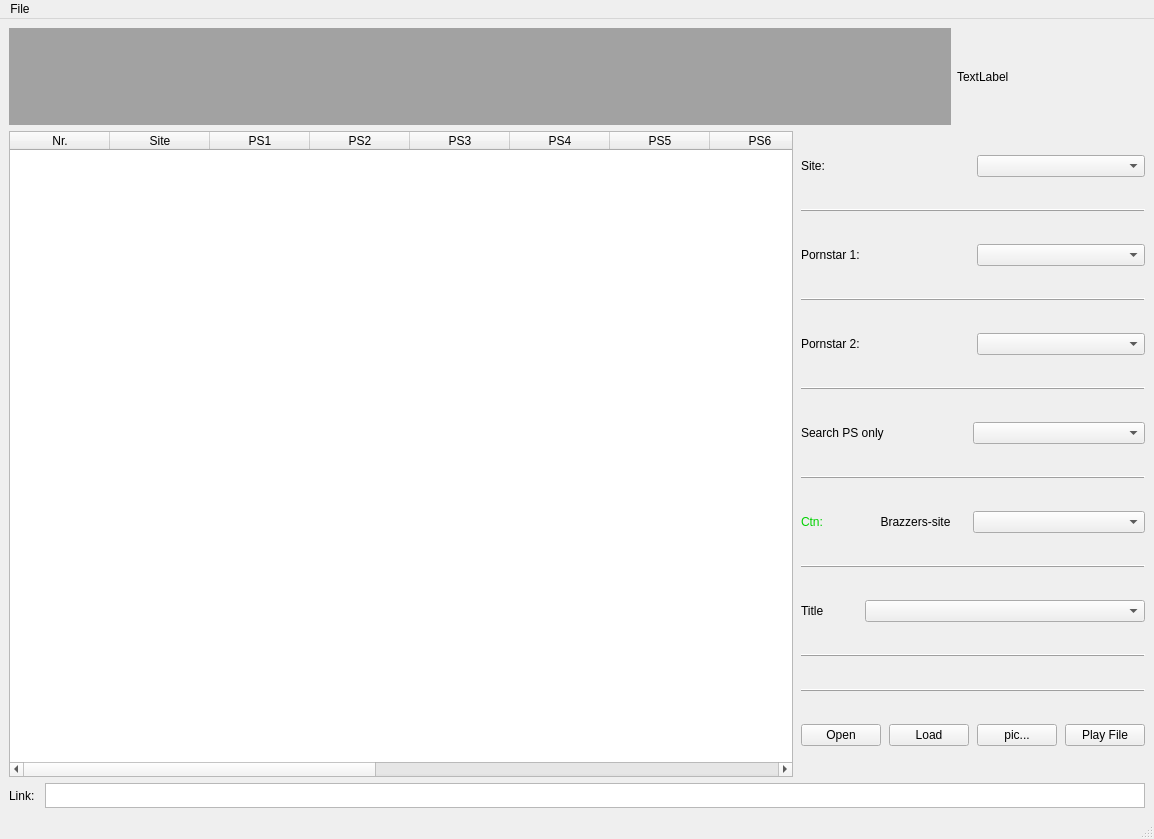
<?xml version="1.0" encoding="UTF-8"?>
<ui version="4.0">
 <class>MainWindow</class>
 <widget class="QMainWindow" name="MainWindow">
  <property name="geometry">
   <rect>
    <x>0</x>
    <y>0</y>
    <width>1154</width>
    <height>839</height>
   </rect>
  </property>
  <property name="windowTitle">
   <string>MainWindow</string>
  </property>
  <widget class="QWidget" name="centralwidget">
   <layout class="QGridLayout" name="gridLayout" rowstretch="30,200,20">
    <item row="0" column="0">
     <layout class="QHBoxLayout" name="horizontalLayout" stretch="5,1">
      <item>
       <widget class="QLabel" name="label">
        <property name="sizePolicy">
         <sizepolicy hsizetype="Preferred" vsizetype="Preferred">
          <horstretch>0</horstretch>
          <verstretch>0</verstretch>
         </sizepolicy>
        </property>
        <property name="styleSheet">
         <string notr="true">font: 30pt &quot;Consolas&quot;;
font: 36pt &quot;Century Gothic&quot;;
color: rgb(0, 255, 255);
background-color: rgb(162, 162, 162);</string>
        </property>
        <property name="text">
         <string/>
        </property>
        <property name="pixmap">
         <pixmap>brazzers.png</pixmap>
        </property>
        <property name="alignment">
         <set>Qt::AlignCenter</set>
        </property>
       </widget>
      </item>
      <item>
       <widget class="QLabel" name="label_for_site_picture">
        <property name="text">
         <string>TextLabel</string>
        </property>
       </widget>
      </item>
     </layout>
    </item>
    <item row="1" column="0">
     <layout class="QHBoxLayout" name="horizontalLayout_2" stretch="20,2">
      <property name="spacing">
       <number>8</number>
      </property>
      <property name="rightMargin">
       <number>0</number>
      </property>
      <item>
       <widget class="QTableWidget" name="bra_dir_table">
        <property name="sizePolicy">
         <sizepolicy hsizetype="Expanding" vsizetype="Expanding">
          <horstretch>0</horstretch>
          <verstretch>0</verstretch>
         </sizepolicy>
        </property>
        <property name="sizeAdjustPolicy">
         <enum>QAbstractScrollArea::AdjustToContents</enum>
        </property>
        <property name="wordWrap">
         <bool>true</bool>
        </property>
        <attribute name="horizontalHeaderStretchLastSection">
         <bool>true</bool>
        </attribute>
        <column>
         <property name="text">
          <string>Nr.</string>
         </property>
        </column>
        <column>
         <property name="text">
          <string>Site</string>
         </property>
        </column>
        <column>
         <property name="text">
          <string>PS1</string>
         </property>
        </column>
        <column>
         <property name="text">
          <string>PS2</string>
         </property>
        </column>
        <column>
         <property name="text">
          <string>PS3</string>
         </property>
        </column>
        <column>
         <property name="text">
          <string>PS4</string>
         </property>
        </column>
        <column>
         <property name="text">
          <string>PS5</string>
         </property>
        </column>
        <column>
         <property name="text">
          <string>PS6</string>
         </property>
        </column>
        <column>
         <property name="text">
          <string>PS7</string>
         </property>
        </column>
        <column>
         <property name="text">
          <string>PS8</string>
         </property>
        </column>
        <column>
         <property name="text">
          <string>PS9</string>
         </property>
        </column>
        <column>
         <property name="text">
          <string>PS10</string>
         </property>
        </column>
        <column>
         <property name="text">
          <string>title</string>
         </property>
        </column>
        <column>
         <property name="text">
          <string>loc</string>
         </property>
        </column>
        <column>
         <property name="text">
          <string>link</string>
         </property>
        </column>
       </widget>
      </item>
      <item>
       <layout class="QVBoxLayout" name="verticalLayout_right" stretch="10,4,10,4,10,4,10,4,0,0,0,10,0,0,10">
        <property name="bottomMargin">
         <number>0</number>
        </property>
        <item>
         <layout class="QHBoxLayout" name="horizontalLayout_5" stretch="1,1">
          <item>
           <widget class="QLabel" name="label_site">
            <property name="text">
             <string>Site:</string>
            </property>
           </widget>
          </item>
          <item>
           <widget class="QComboBox" name="comboBox_site">
            <property name="sizePolicy">
             <sizepolicy hsizetype="Preferred" vsizetype="Fixed">
              <horstretch>0</horstretch>
              <verstretch>0</verstretch>
             </sizepolicy>
            </property>
            <property name="maximumSize">
             <size>
              <width>16777215</width>
              <height>16777215</height>
             </size>
            </property>
           </widget>
          </item>
         </layout>
        </item>
        <item>
         <layout class="QHBoxLayout" name="horizontalLayout_11">
          <item>
           <widget class="Line" name="line_4">
            <property name="frameShadow">
             <enum>QFrame::Raised</enum>
            </property>
            <property name="orientation">
             <enum>Qt::Horizontal</enum>
            </property>
           </widget>
          </item>
         </layout>
        </item>
        <item>
         <layout class="QHBoxLayout" name="horizontalLayout_12" stretch="0,0">
          <item>
           <widget class="QLabel" name="label_pornstar_1">
            <property name="text">
             <string>Pornstar 1:</string>
            </property>
           </widget>
          </item>
          <item>
           <widget class="QComboBox" name="comboBox_ps1"/>
          </item>
         </layout>
        </item>
        <item>
         <layout class="QHBoxLayout" name="horizontalLayout_3">
          <item>
           <widget class="Line" name="line">
            <property name="frameShadow">
             <enum>QFrame::Raised</enum>
            </property>
            <property name="orientation">
             <enum>Qt::Horizontal</enum>
            </property>
           </widget>
          </item>
         </layout>
        </item>
        <item>
         <layout class="QHBoxLayout" name="horizontalLayout_6" stretch="1,1">
          <item>
           <widget class="QLabel" name="label_pornstar_2">
            <property name="text">
             <string>Pornstar 2:</string>
            </property>
           </widget>
          </item>
          <item>
           <widget class="QComboBox" name="comboBox_ps2"/>
          </item>
         </layout>
        </item>
        <item>
         <layout class="QHBoxLayout" name="horizontalLayout_9">
          <item>
           <widget class="Line" name="line_2">
            <property name="frameShadow">
             <enum>QFrame::Raised</enum>
            </property>
            <property name="orientation">
             <enum>Qt::Horizontal</enum>
            </property>
           </widget>
          </item>
         </layout>
        </item>
        <item>
         <layout class="QHBoxLayout" name="horizontalLayout_4" stretch="1,1">
          <property name="spacing">
           <number>0</number>
          </property>
          <item>
           <widget class="QLabel" name="label_ps_only">
            <property name="text">
             <string>Search PS only</string>
            </property>
           </widget>
          </item>
          <item>
           <widget class="QComboBox" name="comboBox_ps_only"/>
          </item>
         </layout>
        </item>
        <item>
         <layout class="QHBoxLayout" name="horizontalLayout_10">
          <item>
           <widget class="Line" name="line_3">
            <property name="frameShadow">
             <enum>QFrame::Raised</enum>
            </property>
            <property name="orientation">
             <enum>Qt::Horizontal</enum>
            </property>
           </widget>
          </item>
         </layout>
        </item>
        <item>
         <layout class="QHBoxLayout" name="horizontalLayout_13" stretch="1,2,3">
          <property name="spacing">
           <number>0</number>
          </property>
          <item>
           <widget class="QLabel" name="label_ctn">
            <property name="styleSheet">
             <string notr="true">color: rgb(0, 209, 0);
font: 13pt &quot;Monaco&quot;;</string>
            </property>
            <property name="text">
             <string>Ctn:</string>
            </property>
           </widget>
          </item>
          <item>
           <widget class="QLabel" name="label_brazzers_site">
            <property name="text">
             <string>Brazzers-site</string>
            </property>
            <property name="alignment">
             <set>Qt::AlignCenter</set>
            </property>
           </widget>
          </item>
          <item>
           <widget class="QComboBox" name="comboBox_brazzers_site"/>
          </item>
         </layout>
        </item>
        <item>
         <widget class="Line" name="line_5">
          <property name="frameShadow">
           <enum>QFrame::Raised</enum>
          </property>
          <property name="orientation">
           <enum>Qt::Horizontal</enum>
          </property>
         </widget>
        </item>
        <item>
         <layout class="QHBoxLayout" name="horizontalLayout_15"/>
        </item>
        <item>
         <layout class="QHBoxLayout" name="horizontalLayout_14" stretch="1,5">
          <item>
           <widget class="QLabel" name="label_title">
            <property name="text">
             <string>Title</string>
            </property>
           </widget>
          </item>
          <item>
           <widget class="QComboBox" name="comboBox_title"/>
          </item>
         </layout>
        </item>
        <item>
         <widget class="Line" name="line_7">
          <property name="frameShadow">
           <enum>QFrame::Raised</enum>
          </property>
          <property name="orientation">
           <enum>Qt::Horizontal</enum>
          </property>
         </widget>
        </item>
        <item>
         <widget class="Line" name="line_6">
          <property name="frameShadow">
           <enum>QFrame::Raised</enum>
          </property>
          <property name="orientation">
           <enum>Qt::Horizontal</enum>
          </property>
         </widget>
        </item>
        <item>
         <layout class="QHBoxLayout" name="horizontalLayout_8" stretch="1,1,1,2">
          <item>
           <widget class="QPushButton" name="search_window_button">
            <property name="text">
             <string>Open</string>
            </property>
           </widget>
          </item>
          <item>
           <widget class="QPushButton" name="load_df_button">
            <property name="text">
             <string>Load</string>
            </property>
           </widget>
          </item>
          <item>
           <widget class="QPushButton" name="btn_show_picture">
            <property name="text">
             <string>pic...</string>
            </property>
           </widget>
          </item>
          <item>
           <widget class="QPushButton" name="play_file_button">
            <property name="text">
             <string>Play File</string>
            </property>
           </widget>
          </item>
         </layout>
        </item>
       </layout>
      </item>
     </layout>
    </item>
    <item row="2" column="0">
     <layout class="QHBoxLayout" name="horizontalLayout_7">
      <property name="spacing">
       <number>10</number>
      </property>
      <property name="sizeConstraint">
       <enum>QLayout::SetDefaultConstraint</enum>
      </property>
      <property name="leftMargin">
       <number>0</number>
      </property>
      <property name="topMargin">
       <number>0</number>
      </property>
      <property name="bottomMargin">
       <number>0</number>
      </property>
      <item>
       <widget class="QLabel" name="label_link">
        <property name="text">
         <string>Link:</string>
        </property>
       </widget>
      </item>
      <item>
       <widget class="QTextEdit" name="textEdit_link">
        <property name="sizePolicy">
         <sizepolicy hsizetype="Expanding" vsizetype="Expanding">
          <horstretch>0</horstretch>
          <verstretch>0</verstretch>
         </sizepolicy>
        </property>
        <property name="maximumSize">
         <size>
          <width>2500</width>
          <height>25</height>
         </size>
        </property>
       </widget>
      </item>
     </layout>
    </item>
   </layout>
  </widget>
  <widget class="QMenuBar" name="menubar">
   <property name="geometry">
    <rect>
     <x>0</x>
     <y>0</y>
     <width>1154</width>
     <height>24</height>
    </rect>
   </property>
   <widget class="QMenu" name="menuFile">
    <property name="title">
     <string>File</string>
    </property>
    <addaction name="actionOpen"/>
   </widget>
   <addaction name="menuFile"/>
  </widget>
  <widget class="QStatusBar" name="statusbar"/>
  <action name="actionOpen">
   <property name="text">
    <string>Open</string>
   </property>
  </action>
 </widget>
 <resources/>
 <connections/>
</ui>
